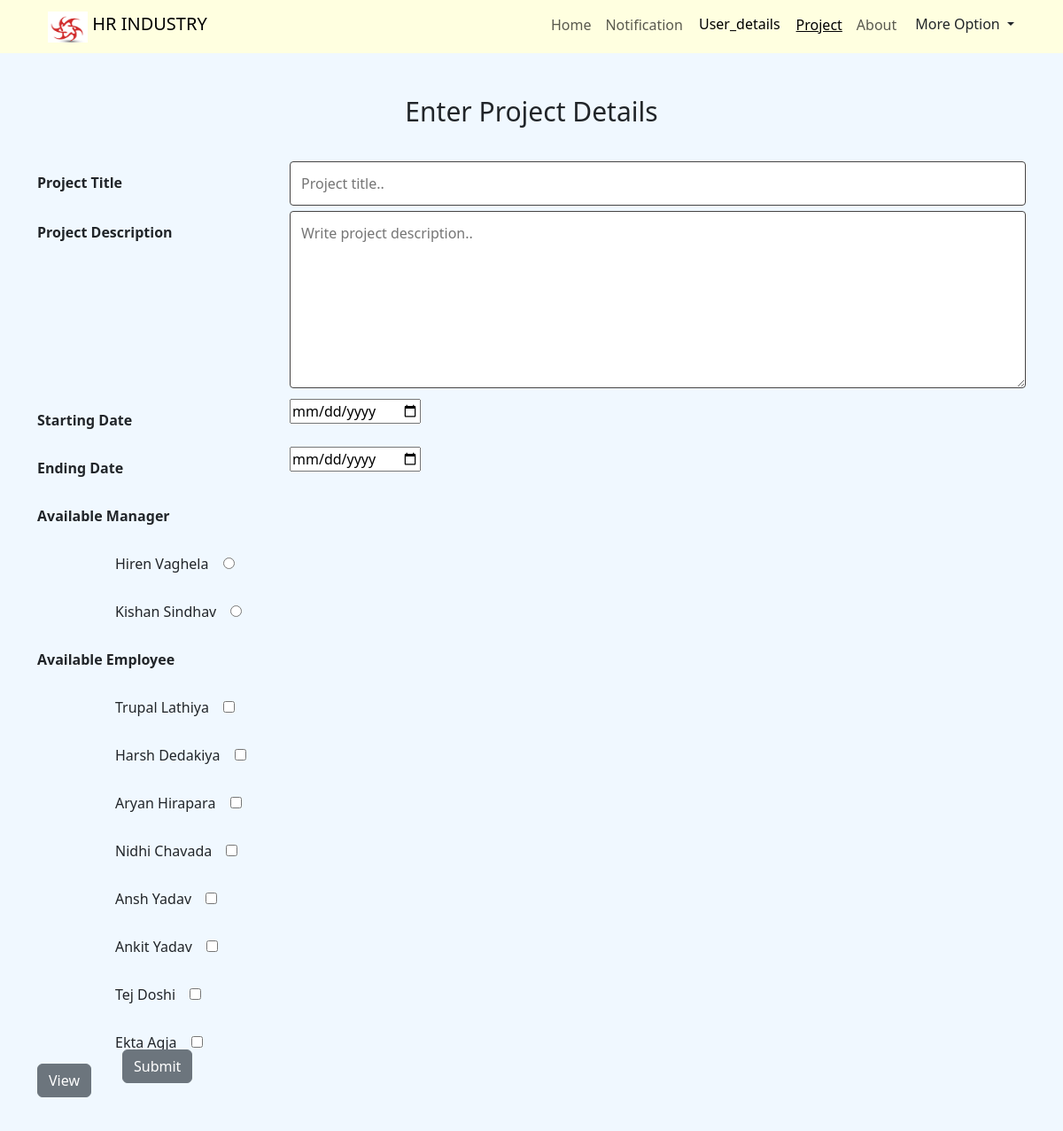
Screenshot of /cto/project.php with the database file from the repository.
### tables this page shows
create table avail(
pid int(5),
uid int (3) not null,
avail_flag char (1),
foreign key (uid) references user_detail(uid),
foreign key (pid) references project(pid)
);

create table user_detail(
uid int(3) primary key auto_increment,
first_name varchar(15) not null,
last_name varchar(12) not null,
role char(1) not null,
email varchar(50)not null unique key,
address varchar(100)not null,
salary int(6) ,
password varchar(32)not null,
pPAth varchar(255) default NULL
);

### cto/project.php (the view, shortened to what this page needs)
<?php
include "config.php";
$avlEmp = "SELECT * from `avail` where `avail_flag`=0";
$avlMan = "SELECT * from `avail` where `avail_flag`=0";
$result1 = $conn->query($avlEmp);
$avlManRes = $conn->query($avlMan);
?>
<?php
include "config.php";
?>
<!DOCTYPE html>
<html lang="en">
<head>
    <link href="https://cdn.jsdelivr.net/npm/bootstrap@5.3.0/dist/css/bootstrap.min.css" rel="stylesheet">
</head>
<body style="background-color: aliceblue ;">
<nav class="navbar navbar-expand-lg  " >
  <div class="container" >
  <div class="container-fluid">
    <a class="navbar-brand" href="#">
      <img src="../photos/logo.jpg" alt="Logo" width="45" height="35" class="d-inline-block align-text-top">
      HR INDUSTRY
    </a>
  </div>
    <div class="collapse navbar-collapse" id="navbarSupportedContent">
      <ul class="navbar-nav ms-auto mb-2 mb-lg-1">
        <li class="nav-item">
          <a class="nav-link " aria-current="page" href="index.php">Home</a>
        </li>
        <li class="nav-item">
          <a class="nav-link text-capitalize" href="view_news.php">Notification</a>
        </li>
        <li class="nav-item">
           <?php
            $sql = $conn->query("SELECT COUNT(read_flag) as msg from comm_cto where `is_cto`= '0' and `read_flag` = '0'");
            $data=mysqli_fetch_assoc($sql);
                    if($data['msg'] > 0)
                    {
                ?>
                        <td>
                        <a  class="dropdown-item notification" href="view_user.php" >
                            <span>User_details</span>
                            <span class="badge"><?php echo $data['msg'] ?></span>
                        </a>
                     </tr>
            <?php
                    }else{
            ?>
                <a class="notification dropdown-item" href="view_user.php">User_details</a>
            <?php } ?>
        </li>
        <li class="nav-item">
          <a class="nav-link active text-capitalize" href="project.php">Project</a>
        </li>
        <li class="nav-item">
          <a class="nav-link text-capitalize" href="p4.php">About</a>
        </li>
        <li class="nav-item">
        <div class="dropdown">
  <button class="btn dropdown-toggle "  type="button" data-bs-toggle="dropdown" aria-expanded="false">
       More Option
  </button>
</div>
</li>
      </ul>
    </div>
  </div>
</nav>
<br><br>
<h2>Enter Project Details</h2>
  <br>
<div class="container">
    <form method="POST">
      <div class="row">
        <div class="col-25">
          <label for="fname" style=" font-weight: bold;">Project Title</label>
        </div>
        <div class="col-75">
          <input type="text"  name="ptitle" placeholder="Project title.." required>
        </div>
      </div>
      <div class="row">
        <div class="col-25">
          <label for="feed_back" style=" font-weight: bold;">Project Description</label>
        </div>
        <div class="col-75">
          <textarea  name="desc" placeholder="Write project description.." style="height:200px" required></textarea>
        </div>
      </div>
      <div class="row">
        <div class="col-25">
          <label for="fname" style=" font-weight: bold;">Starting Date</label>
        </div>
        <div class="col-75">
          <input type="date"  name="date" id="startDate" placeholder="Starting date of project.." required>
        </div>
      </div>
      <div class="row">
        <div class="col-25">
          <label for="fname" style=" font-weight: bold;">Ending Date</label>
        </div>
        <div class="col-75">
          <input type="date"  name="edate" id="endDate" placeholder="Ending date of project.." required>
        </div>
      </div>
      <div class="row">
        <div class="col-25">
          <label for="fname" style=" font-weight: bold;">Available Manager</label>
        </div>
      </div>
      <?php
    if ($avlManRes->num_rows > 0) {
        while ($row = $avlManRes->fetch_assoc() ){
          $user = "SELECT * from `user_detail`";
          $manun = $conn->query($user);
          $u_id='';
          if($manun->num_rows > 0){
          while ($row1 = $manun->fetch_assoc() ){
            if($row1['uid']==$row['uid'] && $row1['role']==1)
            {
              $u_id=$row['uid'];
              $fn = $row1['first_name'];
              $ln = $row1['last_name'];
            }
          }
        }
          if(!empty($u_id)){
      ?>
      <div class="row">
        <div class="me">
        <label><?php echo $fn.' '.$ln;?></label>
        <?php
        if($u_id==$row['uid']){ ?>
        <input type="radio" name="man" id="" value="<?php echo $row['uid']?>" required></input>
        </div>
      </div>
          <?php
        }
        }
    }
  }
  else{
    echo "<p><pre>NO MANAGER AVAILABLE </pre></p>";
  }
?>
      <div class="row">
        <div class="col-25">
          <label for="fname" style=" font-weight: bold;">Available Employee</label>
        </div>
      </div>
      <?php
    if ($result1->num_rows > 0) {
        while ($row = $result1->fetch_assoc() ){
          $user = "SELECT * from `user_detail`";
          $empun = $conn->query($user);
          $euid='';
          if ($empun->num_rows > 0) {
          while ($row1 = $empun->fetch_assoc() ){
            if($row1['uid']==$row['uid'] && $row1['role']==2)
            {
              $euid=$row1['uid'];
              $efn = $row1['first_name'];
              $eln = $row1['last_name'];
            }
          }
        }
          if(!empty($euid)){
      ?>
      <div class="row">
        <div class="me">
        <label><?php echo $efn.' '.$eln;?></label>
        <?php
        if($euid==$row['uid']){
          ?>
        <input type="checkbox" name="emp[]" id="" value="<?php echo $row['uid']?>" ></input>
        </div>
      </div>
          <?php
        }
        }
    }
  }
  else{
    echo "<p><pre>NO EMPLOYEE AVAILABLE </pre></p>";
  }
?>
      <div class="row">
         <a href="view_project.php"><input type="button" class="btn btn-secondary" value="View" name="View">  </a><br><br>
        </div>
        <input type="submit" class="bs btn btn-secondary  " value="Submit" name="submit">
    </form>
  </div>
</body>
</html>

### cto/project.php (style rules this page uses)
* { box-sizing: border-box; }
.bc,nav { background-color:lightyellow; }
.active { text-decoration: underline; }
input[type=text], select, textarea { width: 100%; padding: 12px; border: 1px solid rgb(70, 68, 68); border-radius: 4px; resize: vertical; }
input[type=email], select, textarea { width: 100%; padding: 12px; border: 1px solid rgb(70, 68, 68); border-radius: 4px; resize: vertical; }
label { padding: 12px 12px 12px 0; display: inline-block; }
.col-25 { float: left; width: 25%; margin-top: 6px; }
.col-75 { float: left; width: 75%; margin-top: 6px; }
.me { padding:0px 100px; margin-top: 6px; }
.row:after { content: ""; display: table; clear: both; }
.bs { position: relative; margin: 0vh 12vh; top: -5vh; }
h2 { text-align:center; font-size:30px; }
.notification { color: black; text-decoration: none; padding: 7px 10px; position: relative; display: inline-block; border-radius: 2px; }

### rows the page displays
avail: uid.first_name "Hiren", uid.last_name "Vaghela"
avail: uid.first_name "Kishan", uid.last_name "Sindhav"
avail: uid.first_name "Trupal", uid.last_name "Lathiya"
avail: uid.first_name "Harsh", uid.last_name "Dedakiya"
avail: uid.first_name "Aryan", uid.last_name "Hirapara"
avail: uid.first_name "Nidhi", uid.last_name "Chavada"
avail: uid.first_name "Ansh", uid.last_name "Yadav"
avail: uid.first_name "Ankit", uid.last_name "Yadav"
avail: uid.first_name "Tej", uid.last_name "Doshi"
avail: uid.first_name "Ekta", uid.last_name "Agja"
